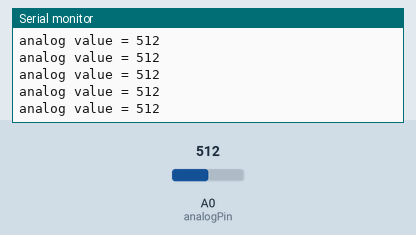
Simulated run of this sketch. Board: Arduino Uno, built with avr-gcc and run on an emulated ATmega328P. Shown: the last lines printed to the serial monitor. Inputs (shaded band) come from the test bench; at power-on: A0 (analogPin) = 512.

Above: at 1.2 s.
1.3 s: A0 (analogPin) set to 716
At 1.5 s:
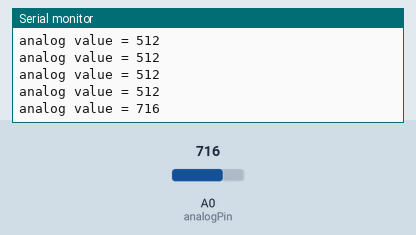
2.8 s: A0 (analogPin) set to 900
At 2.88 s:
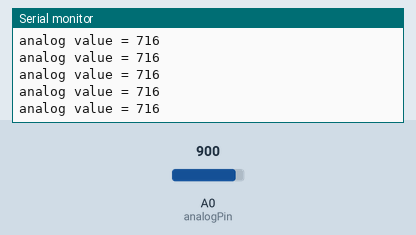
Timing chart, 0 to 5.8 s (numbered marks = the images above; inputs shaded):
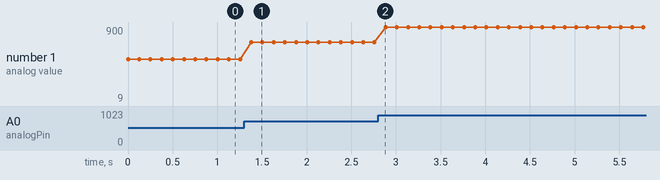

Measured:
- after the input at 1.3 s, the serial monitor: prints a new line after 0.08 s (image 1)
- plotted number 1: 512 → 716 after the input at 1.3 s, 716 → 9 after the input at 2.8 s

The sketch:

L6_4.ino
```cpp
const int analogPin = A0;
int analogValue = 0;

void setup() {
  Serial.begin(9600);
}

void loop() {
  analogValue = analogRead(analogPin);
  Serial.print("analog value = " );
  Serial.println(analogValue, DEC);
  delay(125);
}
```
